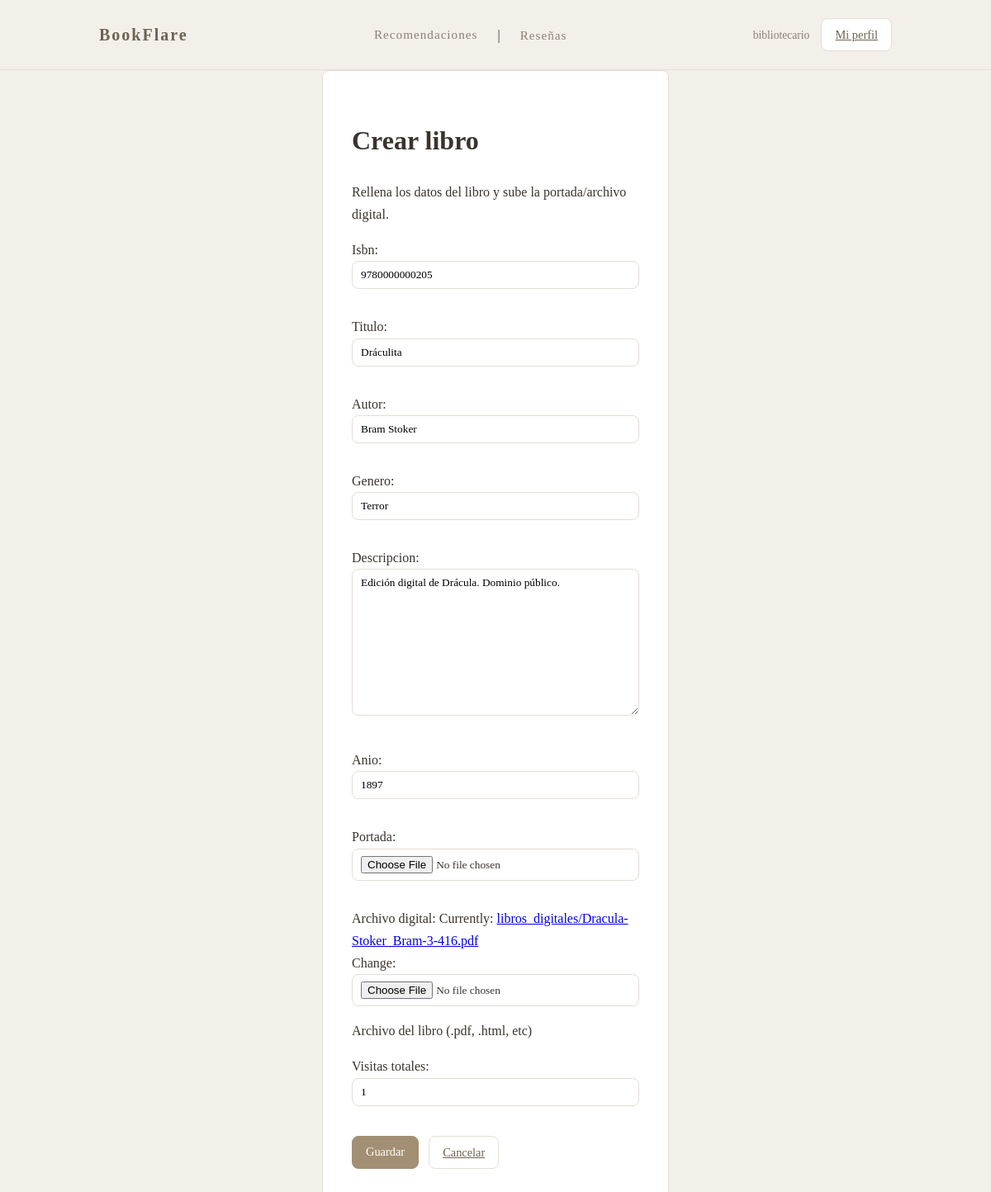
The app's page /libros/9780000000205/editar/ (signed in), older data.
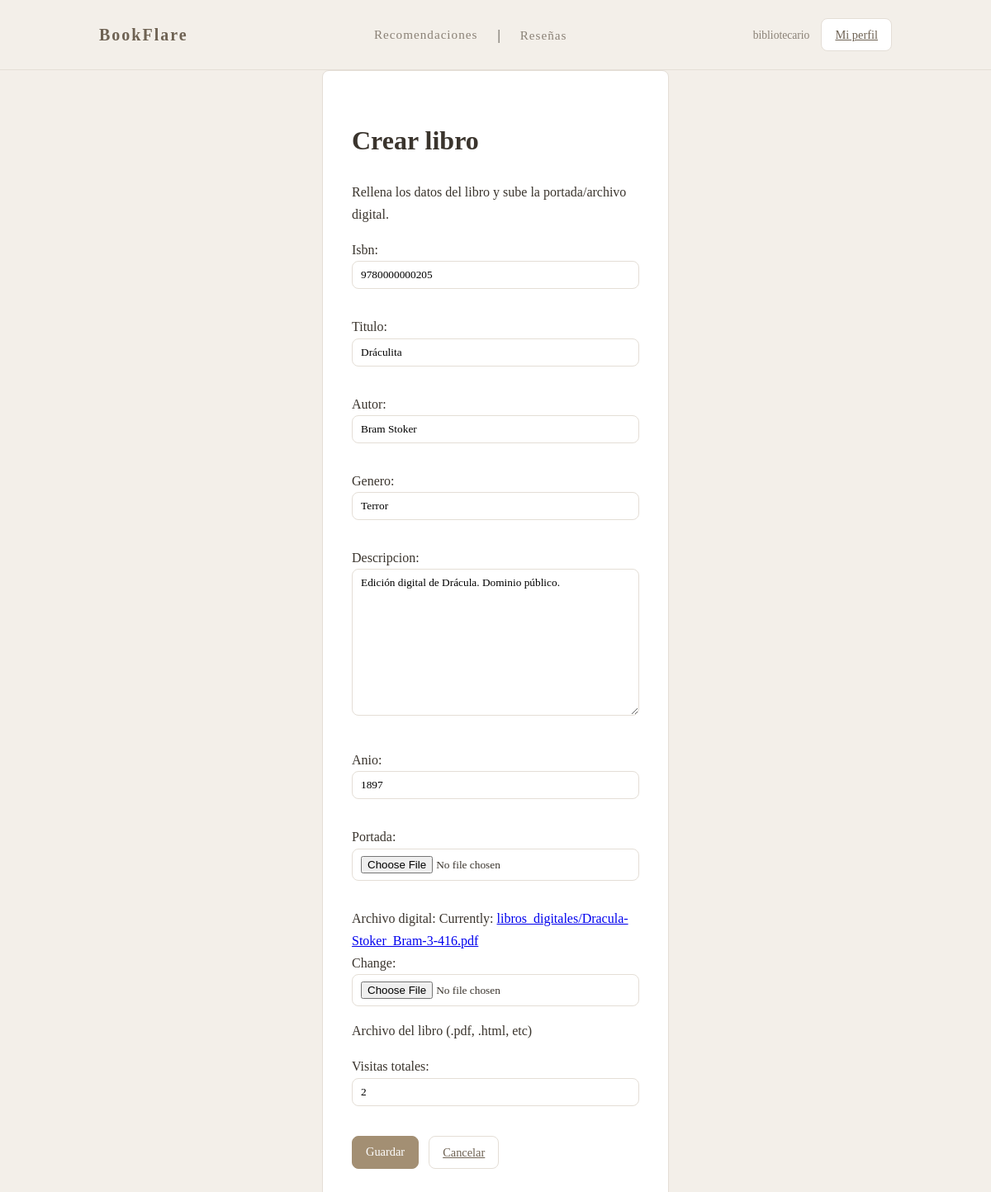
The same page, newer data.
### books/models.py (models this page shows, shortened)
class Libro(models.Model):
    isbn = models.CharField(max_length=13, primary_key=True)
    titulo = models.CharField(max_length=200)
    autor = models.CharField(max_length=100)
    genero = models.CharField(max_length=50) #sirve para filtrar por categorias
    descripcion = models.TextField(blank=True)
    anio = models.PositiveIntegerField()
    portada = models.ImageField(upload_to='portadas/', blank=True)
    archivo_digital = models.FileField(upload_to='libros_digitales/', help_text="Archivo del libro (.pdf, .html, etc)")
    visitas_totales = models.PositiveIntegerField(default=0)
    class Meta:
        verbose_name = "Libro Digital"
        verbose_name_plural = "Libros Digitales"
        ordering = ["-visitas_totales"] #ordenados por popularidad

### books/views.py (the view, shortened to what this page needs)
# urls.py: path("libros/<str:isbn>/editar/", LibroUpdateView.as_view(), name="libro_editar"),
class LibroUpdateView(LoginRequiredMixin, UserPassesTestMixin, UpdateView):
    model = Libro
    fields = "__all__"
    template_name = "books/libro_form.html"
    slug_field = "isbn"
    slug_url_kwarg = "isbn"
    def test_func(self):
        return self.request.user.es_bibliotecario

### books/templates/books/libro_form.html (shortened to what this page needs)
{% extends "base.html" %}
{% block content %}
<div class="auth">
    <div class="auth__card">
        <h1 class="auth__title">Crear libro</h1>
        <p class="auth__subtitle">
            Rellena los datos del libro y sube la portada/archivo digital.
        </p>
        <form method="post" enctype="multipart/form-data">
            <div class="form">
                {{ form.as_p }}
            </div>
            <div style="display:flex; gap:12px; margin-top:20px;">
                <button class="btn btn--accent" type="submit">
                    Guardar
                </button>
                <a href="{% url 'principal' %}" class="btn">
                    Cancelar
                </a>
            </div>
        </form>
    </div>
</div>
{% endblock %}

Row changes from the older to the newer data that the page shows:
changed Libro "Dráculita": visitas_totales "1" → "2"
